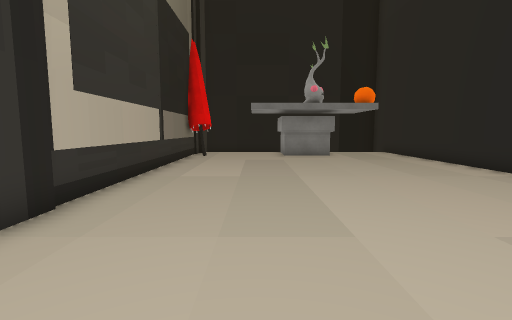
View 1 (above)

18 first-person views from a walk through a 3-D level made in the Unity game engine. The camera is 1.3 m above the floor, tilts 6° down and sees 85° across. The floor is counted in squares, 1 m on a side. Each view is taken from the middle of a square. On the plan, view 1 faces up. The plan holds only what a view shows up to about 13 squares ahead; the rest is blank. The place goes on beyond the plan.

View 2
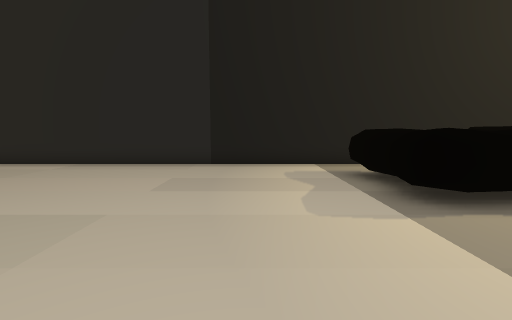

View 3
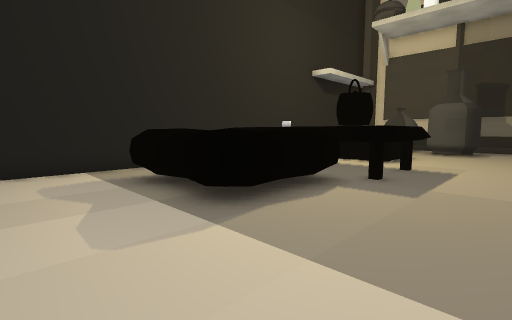

View 4
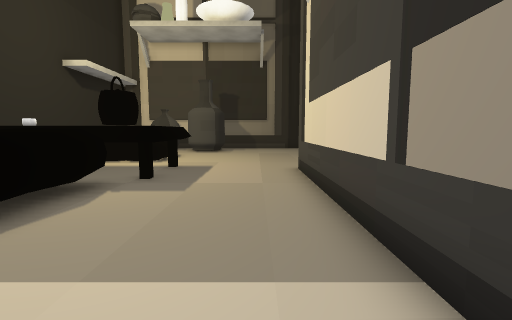

View 5
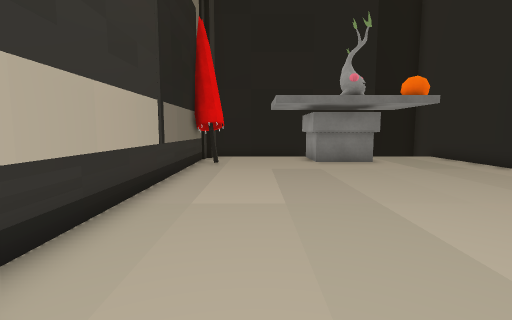

View 6
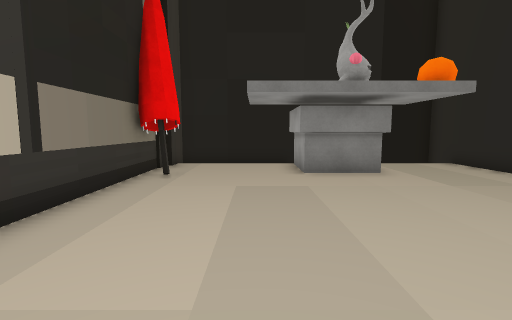

View 7
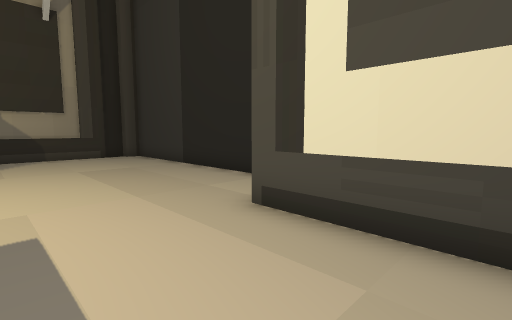

View 8
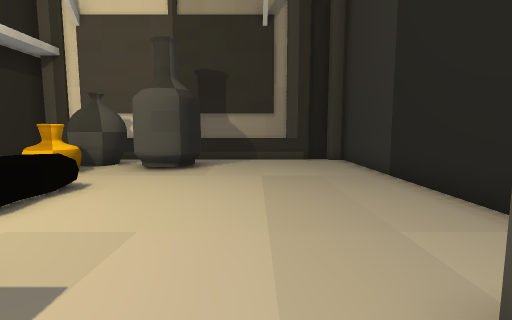

View 9
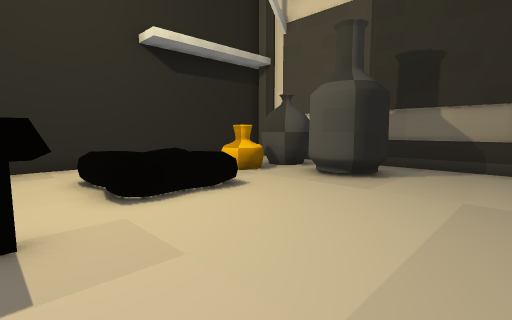

View 10
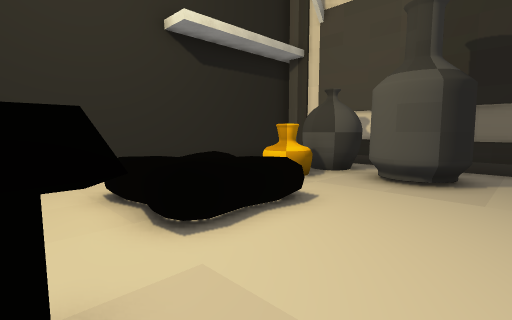

View 11
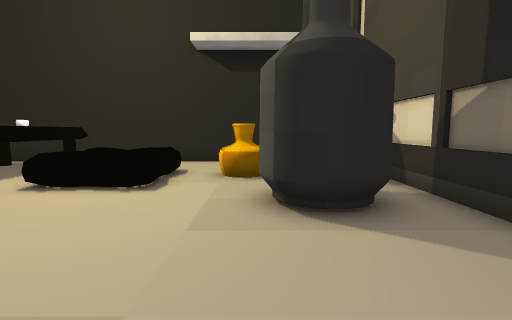

View 12
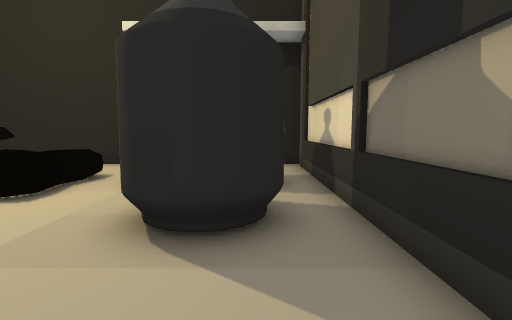

View 13
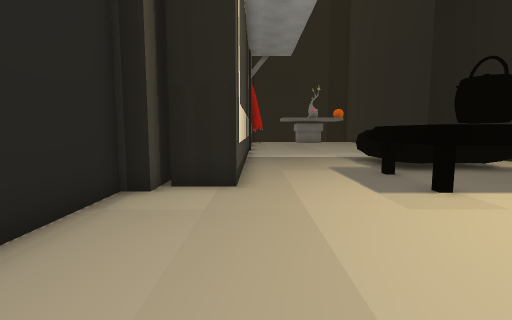

View 14
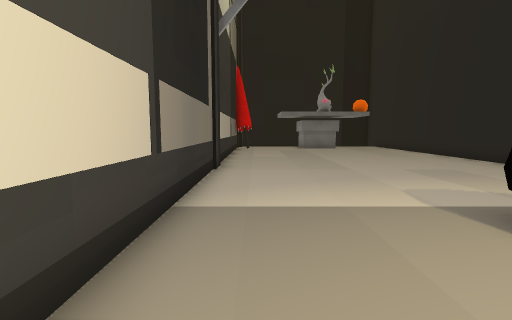

View 15
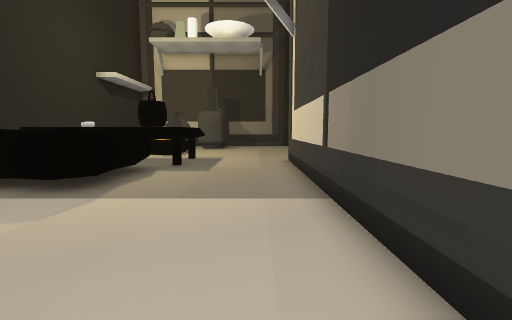

View 16
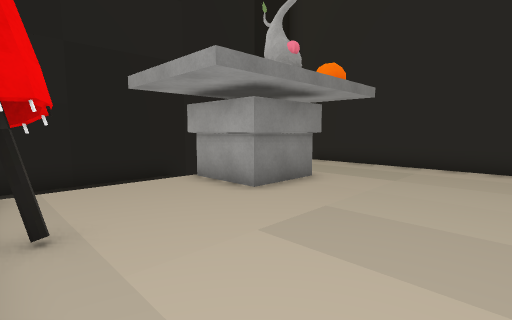

View 17
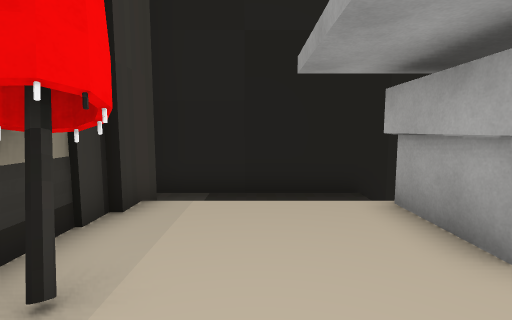

View 18
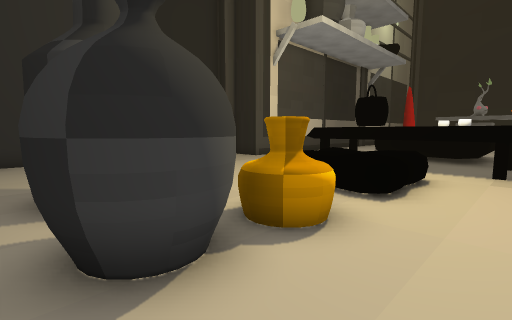

### Floor plan
Key: @ floor where view 1 was taken; # wall or solid block; x gap in a wall; . main floor; - floor 0.25 m lower than the main floor; / step, stairs or slope; = window, fence, low wall or low ledge; ^ raised ledge; U umbrella; O other object.
Columns run from 6 left of view 1 to 8 right of it. Each row starts with its distance up from view 1.
 19    ######
 18    #----
 17    #///##     #
 16   ##...##  ...#
 15   ^U...####...#
 14   ^UU...###...#
 13   #...........#
 12   #...........#
 11   #...........#
 10   #...........#
  9   #...........#
  8   #...........#
  7   #...........#
  6   #...........#
  5   #...........#
  4   #...........#
  3   #...........#
  2   #...........#
  1   #...........#
  0   #...@.......#
 -1   #...........#
 -2   #.....^^^^=.#
 -3   #.....^   ^.#
 -4   #.....^    .#
 -5   #.....^   ^ #
 -6   #.... ^ ^^^ #
 -7   #....^   O  #
 -8  ##....    O^ #
 -9 ##.....^^  ^ ##
-10 #.............#
-11 #.......^^^^..#
-12 #.......^  ^..#
-13 #.......^^^^..#
-14 #.............#
-15 #.........#=..#
-16 #......##.##..#
-17 #.....######..#
-18 #.....######..#
-19 #.........x...#
-20 ###############

Positions as (right, up) in squares from view 1, and headings:
1: (0, 0), facing up
2: (-3, 1), facing right
3: (-2, 1), facing down-right
4: (-2, 1), facing down
5: (-1, 3), facing up
6: (0, 6), facing up
7: (0, -5), facing down-left
8: (-2, -7), facing down
9: (-3, -9), facing down-right
10: (-1, -9), facing down-right
11: (-4, -16), facing right
12: (-3, -18), facing right
13: (-3, -15), facing up
14: (-2, -6), facing up
15: (-2, 4), facing down
16: (-3, 10), facing up-right
17: (-1, 12), facing up
18: (7, -19), facing up-left
